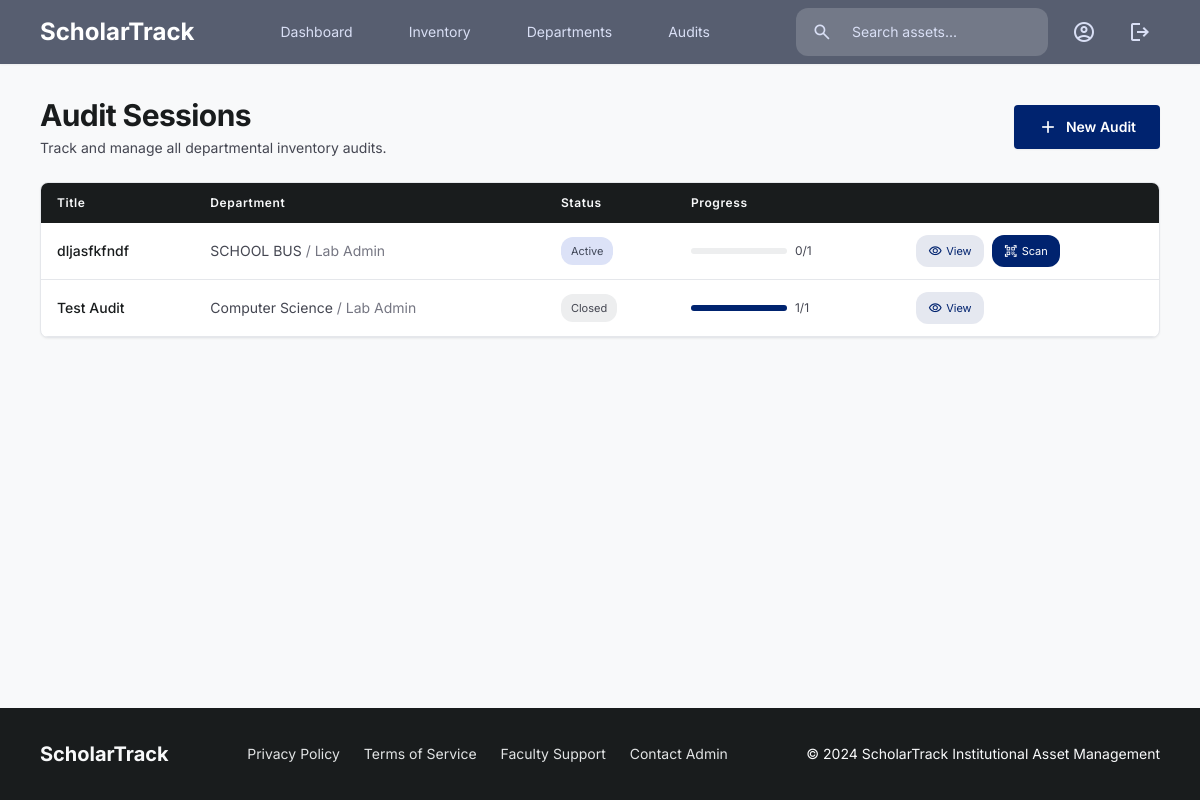
The page /core/audits/ (signed in) on the database its author committed.
### core/models.py (models this page shows, shortened)
class AuditSession(models.Model):
    STATUS_DRAFT = 'draft'
    STATUS_ACTIVE = 'active'
    STATUS_CLOSED = 'closed'
    STATUS_CHOICES = [
        (STATUS_DRAFT, 'Draft'),
        (STATUS_ACTIVE, 'Active'),
        (STATUS_CLOSED, 'Closed'),
    ]
    title = models.CharField(max_length=200)
    department = models.ForeignKey(Department, on_delete=models.PROTECT, related_name='audit_sessions')
    office = models.ForeignKey(Office, null=True, blank=True, on_delete=models.SET_NULL, related_name='audit_sessions')
    started_by = models.ForeignKey(settings.AUTH_USER_MODEL, on_delete=models.SET_NULL, null=True, related_name='started_audits')
    started_at = models.DateTimeField(auto_now_add=True)
    closed_at = models.DateTimeField(null=True, blank=True)
    status = models.CharField(max_length=20, choices=STATUS_CHOICES, default=STATUS_DRAFT)
    notes = models.TextField(blank=True)
    class Meta:
        ordering = ['-started_at']
    @property
    def expected_count(self):
        qs = Item.objects.filter(department=self.department, status=Item.STATUS_ACTIVE)
        if self.office_id:
            qs = qs.filter(office=self.office)
        return qs.count()
    @property
    def verified_count(self):
        return self.verifications.filter(status=AuditVerification.STATUS_VERIFIED).count()
    @property
    def progress_pct(self):
        total = self.expected_count
        if not total:
            return 0
        return round((self.verified_count / total) * 100, 1)

class Department(models.Model):
    faculty = models.ForeignKey(Faculty, on_delete=models.CASCADE, related_name='departments')
    code = models.CharField(max_length=10)
    name = models.CharField(max_length=200)
    next_uid_sequence = models.PositiveIntegerField(default=1)
    class Meta:
        unique_together = ('faculty', 'code')

class Office(models.Model):
    department = models.ForeignKey(Department, on_delete=models.CASCADE, related_name='offices')
    code = models.CharField(max_length=20)
    name = models.CharField(max_length=200)
    building = models.CharField(max_length=100, blank=True)
    room = models.CharField(max_length=50, blank=True)
    floor = models.CharField(max_length=20, blank=True)
    class Meta:
        unique_together = ('department', 'code')
        ordering = ['department', 'name']

### core/views.py (the view)
# urls.py: path('audits/', views.AuditSessionListView.as_view(), name='audit-list'),
class AuditSessionListView(LoginRequiredMixin, ListView):
    model = AuditSession
    template_name = 'audits/session_list.html'
    paginate_by = 20
    context_object_name = 'sessions'
    def get_queryset(self):
        return scope_queryset_for_user(
            AuditSession.objects.select_related('department', 'office', 'started_by'),
            self.request.user,
            department_field='department',
        )

### core/context_processors.py (called while the page is built)
def site_context(request):
    profile = None
    if request.user.is_authenticated:
        profile = get_or_create_profile(request.user)
    return {
        'user_profile': profile,
        'can_manage_org': request.user.is_superuser or (
            profile and profile.is_admin_role
        ) if request.user.is_authenticated else False,
        'can_run_audits': request.user.is_superuser or user_can_run_audits(request.user),
    }

### core/permissions.py (called while the page is built, shortened)
def get_or_create_profile(user):
    profile, _ = UserProfile.objects.get_or_create(user=user)
    return profile

def scope_queryset_for_user(qs, user, department_field='department', faculty_field='department__faculty'):
    if not user.is_authenticated:
        return qs.none()
    if user.is_superuser:
        return qs

### templates/audits/session_list.html (shortened to what this page needs)
{% extends "base.html" %}
{% block content %}
<div class="flex flex-col md:flex-row md:items-center justify-between gap-stack-md">
    <div>
        <h1 class="font-headline-lg-mobile text-headline-lg-mobile md:font-headline-lg md:text-headline-lg text-on-surface">Audit Sessions</h1>
        <p class="font-body-md text-body-md text-on-surface-variant mt-1">Track and manage all departmental inventory audits.</p>
    </div>
    {% if can_run_audits %}
    <a href="{% url 'audit-add' %}" style="text-decoration:none;" class="bg-primary hover:bg-on-primary-fixed-variant text-on-primary font-body-md text-body-md font-semibold px-6 py-2.5 rounded-lg shadow-sm flex items-center gap-2 transition-colors min-h-[44px] w-full md:w-auto justify-center">
        <span class="material-symbols-outlined text-[20px]">add</span> New Audit
    </a>
    {% endif %}
</div>
<div class="bg-surface-container-lowest border border-border-subtle rounded-xl shadow-sm overflow-hidden">
    <div class="overflow-x-auto custom-scrollbar">
        <table class="w-full text-left border-collapse min-w-[640px]">
            <thead>
                <tr class="bg-on-surface text-surface">
                    <th class="font-label-caps text-label-caps py-3 px-stack-md font-semibold">Title</th>
                    <th class="font-label-caps text-label-caps py-3 px-stack-md font-semibold">Department</th>
                    <th class="font-label-caps text-label-caps py-3 px-stack-md font-semibold">Status</th>
                    <th class="font-label-caps text-label-caps py-3 px-stack-md font-semibold">Progress</th>
                    <th class="font-label-caps text-label-caps py-3 px-stack-md font-semibold"></th>
                </tr>
            </thead>
            <tbody class="font-body-md text-body-md">
                {% for s in sessions %}
                <tr class="border-b border-border-subtle hover:bg-surface-gray transition-colors">
                    <td class="py-3 px-stack-md font-medium text-on-surface">{{ s.title }}</td>
                    <td class="py-3 px-stack-md text-on-surface-variant">
                        {{ s.department.name }}{% if s.office %} <span class="text-outline">/ {{ s.office.name }}</span>{% endif %}
                    </td>
                    <td class="py-3 px-stack-md">
                        {% if s.status == 'active' %}
                            <span class="inline-flex items-center bg-secondary-fixed text-on-secondary-fixed-variant font-label-caps text-[11px] px-2.5 py-1 rounded-full">Active</span>
                        {% elif s.status == 'closed' %}
                            <span class="inline-flex items-center bg-surface-container text-on-surface-variant font-label-caps text-[11px] px-2.5 py-1 rounded-full">Closed</span>
                        {% else %}
                            <span class="inline-flex items-center bg-tertiary-fixed text-on-tertiary-fixed-variant font-label-caps text-[11px] px-2.5 py-1 rounded-full">Draft</span>
                        {% endif %}
                    </td>
                    <td class="py-3 px-stack-md">
                        <div class="flex items-center gap-2">
                            <div class="w-24 bg-surface-container rounded-full h-1.5">
                                <div class="bg-primary h-1.5 rounded-full" style="width: {{ s.progress_pct }}%"></div>
                            </div>
                            <span class="text-[12px] text-on-surface-variant">{{ s.verified_count }}/{{ s.expected_count }}</span>
                        </div>
                    </td>
                    <td class="py-3 px-stack-md">
                        <div class="flex items-center gap-2">
                            <a href="{% url 'audit-session-detail' s.pk %}" style="text-decoration:none;" class="inline-flex items-center bg-primary/10 text-primary hover:bg-primary hover:text-on-primary font-label-caps text-[11px] px-3 py-1.5 rounded-full transition-colors gap-1">
                                <span class="material-symbols-outlined text-[14px]">visibility</span> View
                            </a>
                            {% if s.status == 'active' %}
                            <a href="{% url 'audit-scanner' s.pk %}" style="text-decoration:none;" class="inline-flex items-center bg-primary text-on-primary font-label-caps text-[11px] px-3 py-1.5 rounded-full hover:bg-on-primary-fixed-variant transition-colors gap-1">
                                <span class="material-symbols-outlined text-[14px]">qr_code_scanner</span> Scan
                            </a>
                            {% endif %}
                        </div>
                    </td>
                </tr>
                {% endfor %}
            </tbody>
        </table>
    </div>
</div>
{% endblock %}

### templates/base.html (style rules this page uses)
.material-symbols-outlined { font-variation-settings: 'FILL' 0, 'wght' 400, 'GRAD' 0, 'opsz' 24; }

### rows shown on the page
AuditSession: title "dljasfkfndf", department.name "SCHOOL BUS", office.name "Lab Admin", status "Active", verified_count "0", expected_count "1"
AuditSession: title "Test Audit", department.name "Computer Science", office.name "Lab Admin", status "Closed", verified_count "1", expected_count "1"
